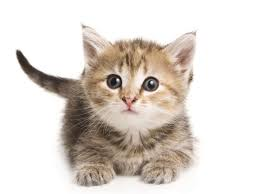
%> input picture TGrafica_Matlab/ISTA_algorithm/cat_1.jpg, 259 x 194 px
$ octave main.m   (GNU Octave 9; MATLAB toolbox functions it lacks are replaced by stand-ins)
%> lines starting %> are read from the running program, lines starting %| are printed output that depends on the picture
### TGrafica_Matlab/ISTA_algorithm/lexicoH.m
function [H, applied_kernel_2d] = lexicoH(img_2d, kernel_2d)
  % Taken from Seunghwan Implementation

  [ix, iy] = size(img_2d);
  applied_kernel_2d = c_h2d(img_2d, kernel_2d);
  h_row = zeros(ix, ix*iy);

  for i=0:ix-1
    applied_kernel_2d_shift = circshift(applied_kernel_2d, [i, 0]);
    h_row(i+1,:) = applied_kernel_2d_shift(:)';
  end
  for j=0:iy-1
    h_row_shift = circshift(h_row,[0, j*ix]);
    H(j*ix+1:(j+1)*ix,:) = h_row_shift;
  end
end

### TGrafica_Matlab/ISTA_algorithm/c_h2d.m
function [imgkernel_2d] = c_h2d(img_2d, kernel_2d)
  % Aplica Kernel 2d en toda la Imagen
  [ix, iy] = size(img_2d); % Tamaño imagen
  h_temp = zeros(ix, iy);

  [kx, ky] = size(kernel_2d); % Tamaño Kernel
  h_temp(1:kx, 1:ky) = kernel_2d; % Estableciendo kernel esquina superior izquierda
  imgkernel_2d = circshift(h_temp, [-floor(kx/2),-floor(ky/2)]); % Centrando Kernel
end

### TGrafica_Matlab/ISTA_algorithm/main.m
%Basado en la implementación presentada por Seunghwan Yoo
clear; close all;
addpath(genpath('.'));

param.blurring = 1 % 1 para kernel gaussiano
param.obs = 1 % 1 para imagen seleccionada, 2 generación aleatoria

%-------------------------------CARGANDO IMAGEN--------------------------------
if param.obs == 1
  initial_image = im2double(imread('cat_1.jpg'));
  if ndims(initial_image) > 1
    initial_image = rgb2gray(initial_image);
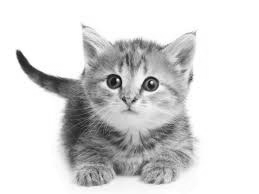
%> initial_image: size 194x259 double; min 0.0397, max 1, mean 0.851
  end
  sized_image = initial_image(51:150, 51:150); %Seleccionando un pedazo de la imagen
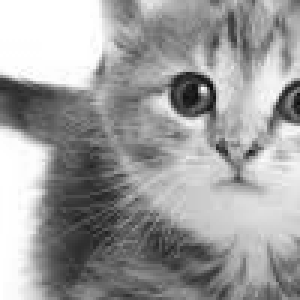
%> sized_image: size 100x100 double (shown 3 times larger); min 0.0397, max 1, mean 0.623

else
  sparsity = 0.01;
  %sized_image = obj_sparse(sparsity, 20, 20) %Construyendo imagen de forma aleatoria
  load sized_image.mat;
end

x_val = sized_image(:); %Vectorizando

%------------------------------DITORSIONANDO--------------------------------
distortionkernel = fspecial('gaussian', [22,22], 1.2); %Tamao de kernel e indice de distorsion
laplaciankernel = [0 0.25 0; 0.25 -1 0.25; 0 0.25 0]; % Laplacian

%Creando matriz lexicográfica (no python :'v)
[h, h_2d] = lexicoH(sized_image, distortionkernel);
%> in c_h2d, `h_temp(1:kx, 1:ky) = kernel_2d;`:
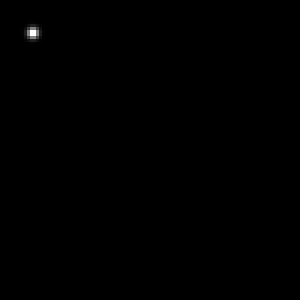
%> h_temp: size 100x100 double (shown 3 times larger); min 0, max 0.0929, mean 0.0001; drawn with min black and max white
%> (the run ends here)
